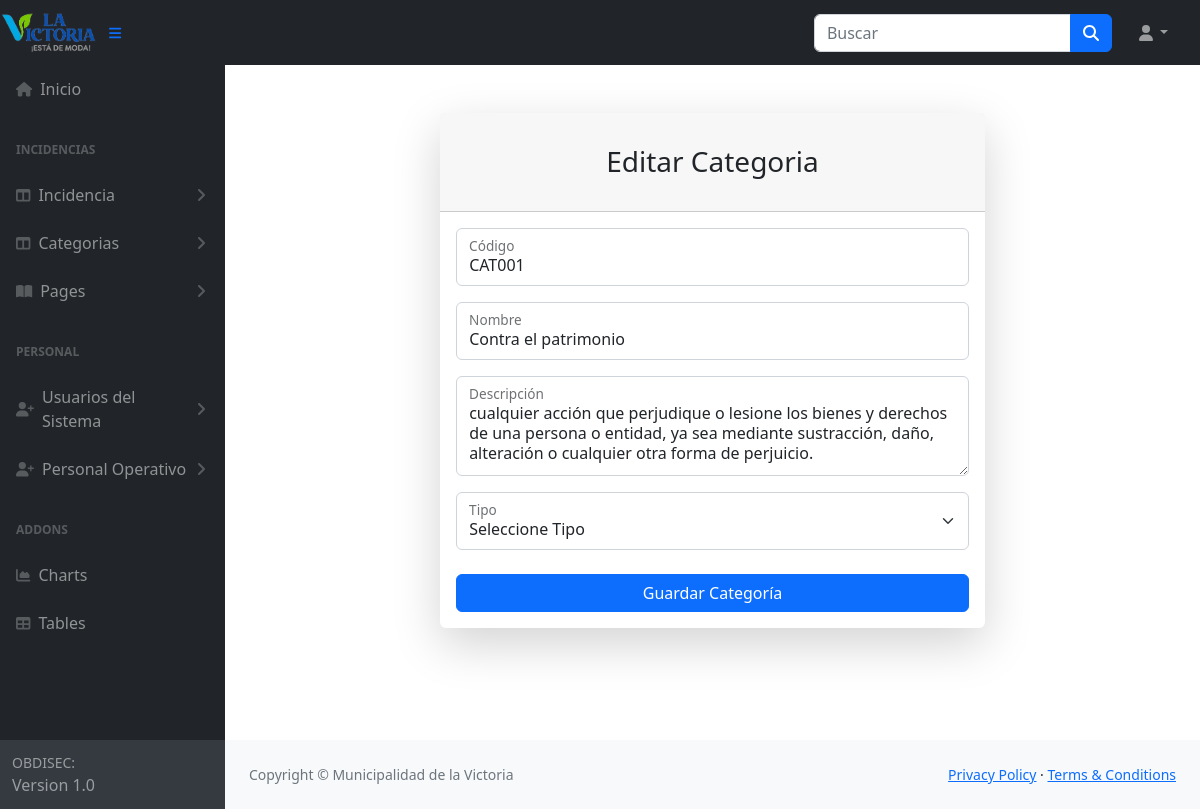
/categoria/editar/1/ (signed in), run on the app's committed database.
### categoria/models.py (models this page shows, shortened)
class Categoria(models.Model):
    TIPO_CHOICES = [
        ('DELITO', 'Delito'),
        ('FALTA', 'Falta'),
        ('INFRACCION', 'Infracción'),
        ('OPERATIVO', 'Operativo'),
        ('APOYO', 'Apoyo'),
    ]
    codigo = models.CharField(max_length=10,unique=True)
    nombre = models.CharField(max_length=250)
    descripcion = models.TextField(blank=True)
    tipo = models.CharField(max_length=15, choices=TIPO_CHOICES,default='DELITO')
    fecha_creacion = models.DateTimeField(auto_now_add=True)
    fecha_modificacion = models.DateTimeField(auto_now=True)
    creado_por = models.ForeignKey(
        settings.AUTH_USER_MODEL,
        on_delete=models.SET_NULL,
        null=True,
        related_name='categorias_creadas'
    )

### categoria/views.py (the view)
# urls.py: path('editar/<int:pk>/', views.CategoriaUpdateView.as_view(), name='categoria_editar'),
class CategoriaUpdateView(LoginRequiredMixin, UpdateView):
    model = Categoria
    form_class = CategoriaForm
    template_name = 'categoria/categoria_form.html'
    success_url = reverse_lazy('categoria_listar')

### categoria/forms.py
class CategoriaForm(forms.ModelForm):
    class Meta:
        model = Categoria
        fields = ['codigo', 'nombre', 'descripcion']

### categoria/templates/categoria/categoria_form.html (shortened to what this page needs)
{% extends "base.html" %}
{% load static %}
{% block content%}
<div id="layoutAuthentication_content">
                <main>
                    <div class="container">
                        <div class="row justify-content-center">
                            <div class="col-lg-7">
                                <div class="card shadow-lg border-0 rounded-lg mt-5">
                                    <div class="card-header"><h3 class="text-center font-weight-light my-4">{% if object %}Editar Categoria{% else %}Crear Categoria{% endif %}</h3></div>
                                    <div class="card-body">
                                        <form method="post">
                                        <div class="form-floating mb-3">
                                            <input type="text" class="form-control" id="codigo" name="codigo" placeholder="Código"
                                                value="{{ form.codigo.value|default_if_none:'' }}">
                                            <label for="codigo">Código</label>
                                        </div>
                                        <div class="form-floating mb-3">
                                            <input type="text" class="form-control" id="nombre" name="nombre" placeholder="Nombre"
                                                value="{{ form.nombre.value|default_if_none:'' }}">
                                            <label for="nombre">Nombre</label>
                                        </div>
                                        <div class="form-floating mb-3">
                                            <textarea class="form-control" id="descripcion" name="descripcion" placeholder="Descripción" style="height: 100px">{{ form.descripcion.value|default_if_none:'' }}</textarea>
                                            <label for="descripcion">Descripción</label>
                                        </div>
                                        <div class="form-floating mb-3">
                                            <select name="tipo" id="id_tipo" class="form-select" required>
                                                <option value="">Seleccione Tipo </option>
                                            </select>
                                            <label for="id_tipo">Tipo</label>
                                        </div>
                                        <div class="mt-4 mb-0">
                                            <div class="d-grid">
                                                <button type="submit" class="btn btn-primary btn-block">Guardar Categoría</button>
                                            </div>
                                        </div>
                                    </form>
                                    </div>
                                </div>
                            </div>
                        </div>
                    </div>
                </main>
            </div>
{% endblock %}

### data on the page
Categoria: codigo "CAT001", nombre "Contra el patrimonio", descripcion "cualquier acción que perjudique o lesione los bienes y derechos de una persona o entidad, ya sea mediante sustracción, daño, alteración o cualquier otra forma de perjuicio."
